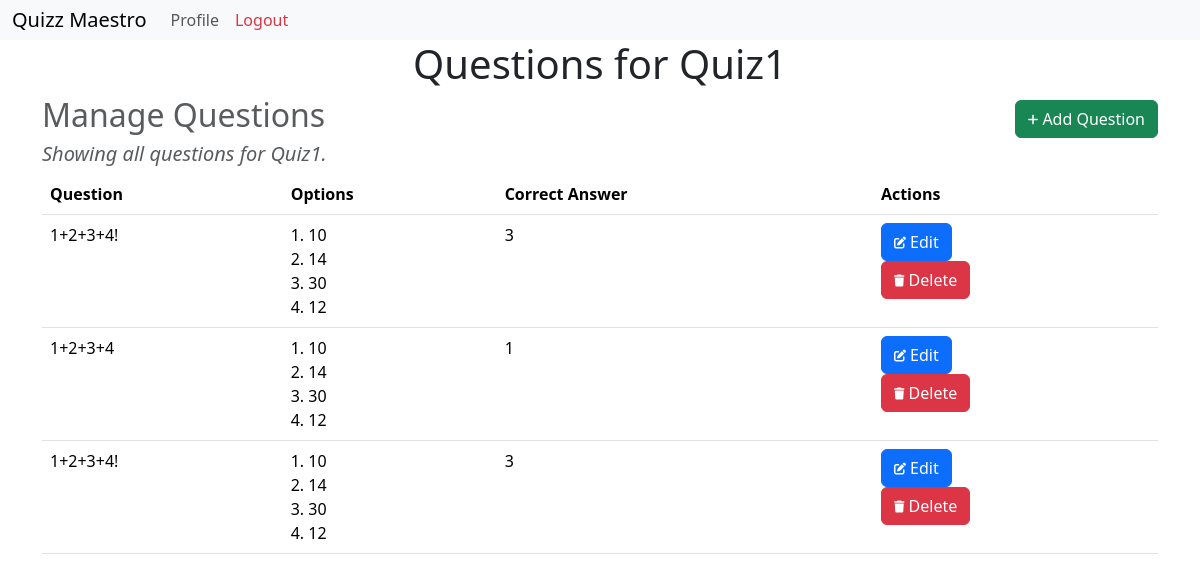
Screenshot of /quiz/1 (signed in) with the database file from the repository.
### models.py (models this page shows)
class Quiz(db.Model):
    id = db.Column(db.Integer, primary_key=True)
    title = db.Column(db.String(100), nullable=False)
    quiz_date = db.Column(db.Date, nullable=False)
    duration = db.Column(db.Integer, nullable=False, default=30)
    chapter_id = db.Column(db.Integer, db.ForeignKey('chapter.id', ondelete = 'CASCADE'), nullable=False)
    attempts = db.relationship('QuizAttempt', back_populates="quiz")

class Question(db.Model):
    id = db.Column(db.Integer, primary_key=True)
    quiz_id = db.Column(db.Integer, db.ForeignKey('quiz.id'), nullable=False)
    question_text = db.Column(db.String(500), nullable=False)
    option1 = db.Column(db.String(200), nullable=False)
    option2 = db.Column(db.String(200), nullable=False)
    option3 = db.Column(db.String(200), nullable=False)
    option4 = db.Column(db.String(200), nullable=False)
    correct_option = db.Column(db.Integer, nullable=False)

### routes.py (the view)
@app.route('/quiz/<int:quiz_id>')
@auth_required
def show_quiz(quiz_id):
    quiz = Quiz.query.get_or_404(quiz_id)
    questions = Question.query.filter_by(quiz_id=quiz_id).all()
    print(f"Quiz ID: {quiz.id}, Questions: {[(q.id, q.question_text) for q in questions]}")
    return render_template('quiz/show.html', quiz=quiz, questions=questions)

### routes.py (called while the page is built)
def auth_required(func):
    @wraps(func)
    def inner(*args, **kwargs):
        if 'user_id' not in session:
            flash('Please login to continue')
            return redirect(url_for('login'))
        return func(*args, **kwargs)
    return inner

### templates/quiz/show.html (shortened to what this page needs)
{% extends 'layout.html' %}
{% block content %}
    <h1>Questions for {{ quiz.title }}</h1>
    <div class="heading">
        <h2 class="text-muted">Manage Questions</h2>
        <a class="btn btn-success" href="{{ url_for('add_question', quiz_id=quiz.id) }}">
            <i class="fas fa-plus fa-xs"></i> Add Question
        </a>
    </div>
    <h5 class="text-muted">
        <em>Showing all questions for {{ quiz.title }}.</em>
    </h5>
    <table class="table">
        <thead>
            <tr>
                <th>Question</th>
                <th>Options</th>
                <th>Correct Answer</th>
                <th>Actions</th>
            </tr>
        </thead>
        <tbody>
            {% for question in questions %}
                <tr>
                    <td>{{ question.question_text }}</td>
                    <td>
                        1. {{ question.option1 }}<br>
                        2. {{ question.option2 }}<br>
                        3. {{ question.option3 }}<br>
                        4. {{ question.option4 }}
                    </td>
                    <td>{{ question.correct_option }}</td>
                    <td>
                        {% if question.id %}
                        <a class="btn btn-primary" href="{{ url_for('edit_question', question_id=question.id) }}">
                            <i class="fas fa-edit fa-xs"></i> Edit
                        </a>
                        {% endif %}
                        <form action="{{ url_for('delete_question', question_id=question.id) }}" method="post">
                            <button type="submit" class="btn btn-danger">
                                <i class="fas fa-trash fa-xs"></i> Delete
                            </button>
                        </form>
                    </td>
                </tr>
            {% else %}
                <tr>
                    <td colspan="4" class="text-center">No questions added yet.</td>
                </tr>
            {% endfor %}
        </tbody>
    </table>
{% endblock %}

### templates/layout.html (style rules this page uses)
body { margin : 0; padding: 0; }

### templates/quiz/show.html (style rules this page uses)
.heading { display: flex; justify-content: space-between; align-items: center; }
h1, h2 { text-align: center; }

### rows the page displays
Quiz: title "Quiz1"
Question: question_text "1+2+3+4!", option1 "10", option2 "14", option3 "30", option4 "12", correct_option "3"
Question: question_text "1+2+3+4", option1 "10", option2 "14", option3 "30", option4 "12", correct_option "1"
Question: question_text "1+2+3+4!", option1 "10", option2 "14", option3 "30", option4 "12", correct_option "3"
